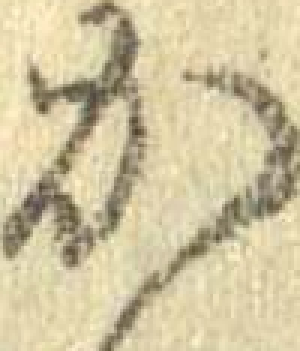
#> input picture s1.jpg, 100 x 117 px (shown 3 times larger)
$ python -i myalgorithm.py   (imports and definitions only)   (older library calls are emulated)
#> lines starting #> are read from the running program, lines starting #| are printed output that depends on the picture
#> further down, picture is the input picture: PIL image 100x117 RGB; mean R, G, B 207.9, 195.5, 159.2
###SECOND MAIN


import numpy as np
import cv2
import random
import pickle
from PIL import ImageFilter, ImageEnhance, Image

res_width = 40
res_height = 50
tam_feature_vec = 2048
class MyAlgorithm():
    """
    Build your algorithm.
    """
    # [130 lines left out: function build_model, not called in this run]

    # Output is expected as list, ['U+304A','U+304A','U+304A']
    def predict(self,img):
        # img = np.array(img.convert('L'))

        img = img.convert('L')  # Gray scale
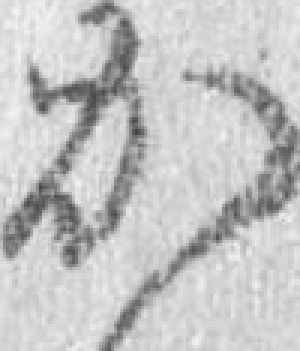
#> img: PIL image 100x117 L (shown 3 times larger); min 67, max 244, mean 195.2
        ne_img = ImageEnhance.Contrast(img).enhance(2)
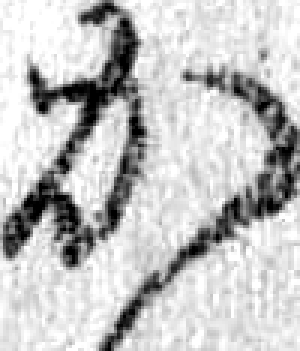
#> ne_img: PIL image 100x117 L (shown 3 times larger); min 0, max 255, mean 194.8
        ers_img = ne_img.filter(ImageFilter.RankFilter(3, 1))
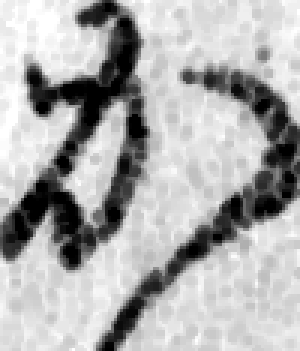
#> ers_img: PIL image 100x117 L (shown 3 times larger); min 0, max 255, mean 174.1


        res_img = ers_img.resize((res_width, res_height * 3), Image.ANTIALIAS)
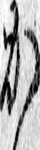
#> res_img: PIL image 40x150 L; min 0, max 255, mean 174.2
        img = res_img


        # We divide the test image in 3
        # We could also try to test with the testing set of 1 character images
        width, height = img.size
#> width = 40; height = 150
        area = (0, height / 3, width, height - height / 3)
#> area = (0, 50, 40, 100)
        img2 = (img.crop(area))
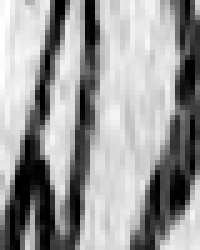
#> img2: PIL image 40x50 L (shown 5 times larger); min 0, max 255, mean 153.7
        area = (0, (height / 3) * 2, width, height)
#> area = (0, 100, 40, 150)
        img3 = (img.crop(area))
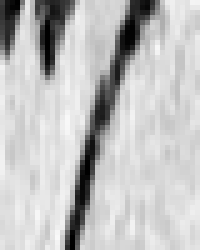
#> img3: PIL image 40x50 L (shown 5 times larger); min 0, max 249, mean 192.1
        area = (0, 0, width, height / 3)
#> area = (0, 0, 40, 50)
        img = (img.crop(area))
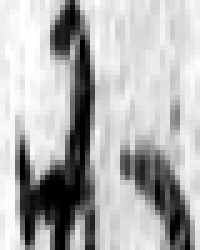
#> img: PIL image 40x50 L (shown 5 times larger); min 0, max 255, mean 176.9

        img = np.array(img)
        img2 = np.array(img2)
        img3 = np.array(img3)

        feat = np.resize(img,tam_feature_vec)  # feature vector
#> feat = 2048 values, max 255 at index 4, min 0 at index 94, mean 178
        feat2 = np.resize(img2,tam_feature_vec)  # feature vector
#> feat2 = 2048 values, max 255 at index 1, min 0 at index 12, mean 154.2
        feat3 = np.resize(img3,tam_feature_vec)  # feature vector
#> feat3 = 2048 values, max 249 at index 1891, min 0 at index 3, mean 190.6

        # d1 = np.linalg.norm(self.model - feat, axis=1)  # measure distance --- Frobenius Norm / Euclidean norm
#> (the run stopped early here; a loop or call above may not have finished)

$ run again, on t3.png
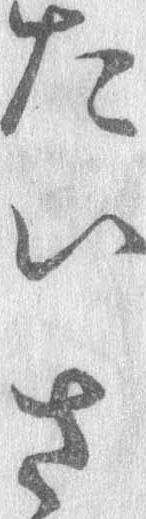
#> input picture t3.png, 146 x 519 px
#> picture is the input picture: PIL image 146x519 L; min 67, max 254, mean 201.9
#> in predict, `ers_img = ne_img.filter(ImageFilter.RankFilter(3, 1))`:
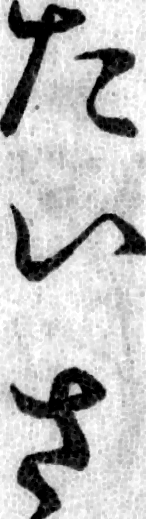
#> ers_img: PIL image 146x519 L; min 0, max 255, mean 186.3
#> in predict, `img = (img.crop(area))`:
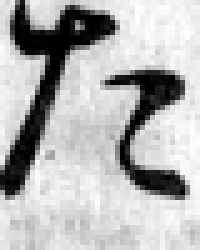
#> img: PIL image 40x50 L (shown 5 times larger); min 0, max 255, mean 179.4
#> feat = 2048 values, max 255 at index 67, min 0 at index 93, mean 180.2
#> feat2 = 2048 values, max 255 at index 1403, min 0 at index 444, mean 202.2
#> feat3 = 2048 values, max 254 at index 90, min 0 at index 299, mean 179.3
